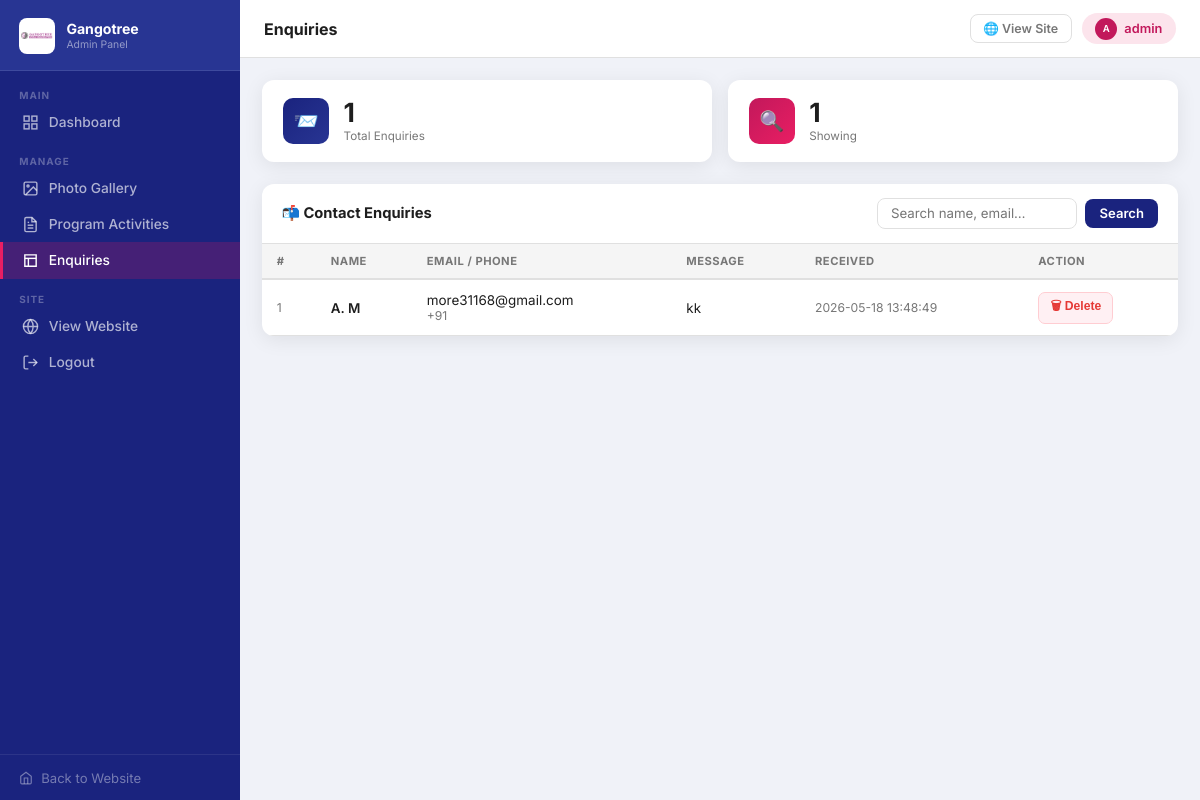
The app's page /admin/enquiries (signed in) with its own data.
### tables this page shows
CREATE TABLE contacts (
            id         INTEGER PRIMARY KEY AUTOINCREMENT,
            name       TEXT,
            email      TEXT,
            phone      TEXT,
            message    TEXT,
            created_at TEXT DEFAULT (datetime('now','localtime'))
        );

### app.py (the view)
@app.route("/admin/enquiries")
@login_required
def admin_enquiries():
    search = (request.args.get("search") or "").strip()
    db     = get_db()
    if search:
        contacts = db.execute(
            "SELECT * FROM contacts WHERE name LIKE ? OR email LIKE ? OR message LIKE ? ORDER BY id DESC",
            (f"%{search}%", f"%{search}%", f"%{search}%")
        ).fetchall()
    else:
        contacts = db.execute("SELECT * FROM contacts ORDER BY id DESC").fetchall()
    total = db.execute("SELECT COUNT(*) FROM contacts").fetchone()[0]
    return render_template("enquiries.html", contacts=contacts,
                           total=total, search=search, active="enquiries")

### app.py (called while the page is built)
def get_db():
    db = getattr(g, "_db", None)
    if db is None:
        db = g._db = sqlite3.connect(DB_PATH)
        db.row_factory = sqlite3.Row
    return db

def login_required(f):
    @wraps(f)
    def decorated(*args, **kwargs):
        if not session.get("logged_in"):
            return redirect("/login")
        return f(*args, **kwargs)
    return decorated

### templates/enquiries.html (shortened to what this page needs)
{% extends "_admin_base.html" %}
{% block page_title %}Enquiries{% endblock %}
{% block content %}
<div class="stats">
  <div class="stat">
    <div class="stat-icon si-navy">📨</div>
    <div><div class="stat-num">{{ total }}</div><div class="stat-label">Total Enquiries</div></div>
  </div>
  <div class="stat">
    <div class="stat-icon si-pink">🔍</div>
    <div><div class="stat-num">{{ contacts|length }}</div>
      <div class="stat-label">{% if search %}Search Results{% else %}Showing{% endif %}</div></div>
  </div>
</div>
<div class="card">
  <div class="card-head">
    <h2>📬 Contact Enquiries</h2>
    <form class="search-row" method="GET" action="/admin/enquiries">
      <input type="text" name="search" placeholder="Search name, email…" value="{{ search }}">
      <button type="submit" class="btn-navy" style="padding:.42rem .9rem;font-size:.82rem;">Search</button>
    </form>
  </div>
  <div class="tbl-wrap">
    {% if contacts %}
    <table>
      <thead>
        <tr><th>#</th><th>Name</th><th>Email / Phone</th><th>Message</th><th>Received</th><th>Action</th></tr>
      </thead>
      <tbody>
        {% for r in contacts %}
        <tr>
          <td class="td-muted">{{ r['id'] }}</td>
          <td class="td-bold">{{ r['name'] }}</td>
          <td>
            <div>{{ r['email'] }}</div>
            <div class="td-muted">{{ r['phone'] or '—' }}</div>
          </td>
          <td style="max-width:240px;white-space:nowrap;overflow:hidden;text-overflow:ellipsis;" title="{{ r['message'] }}">{{ r['message'] }}</td>
          <td class="td-muted" style="white-space:nowrap;">{{ r['created_at'] or '—' }}</td>
          <td>
            <button class="btn-del"
              onclick="askDelete('/admin/enquiries/delete/{{ r['id'] }}', '{{ r['name']|replace("'","\\'")|e }}')">
              🗑 Delete
            </button>
          </td>
        </tr>
        {% endfor %}
      </tbody>
    </table>
    {% else %}
    <div class="empty">
      <div class="icon">📭</div>
      <p>{% if search %}No results for "<strong>{{ search }}</strong>"{% else %}No enquiries yet.{% endif %}</p>
    </div>
    {% endif %}
  </div>
</div>
{% endblock %}

### templates/_admin_base.html (style rules this page uses)
*, *::before, *::after { box-sizing: border-box; margin: 0; padding: 0; }
:root { --navy: #1a237e; --navy2: #283593; --pink: #c2185b; --pink2: #e91e63; --pinkbg: #fce4ec; --bg: #f0f2f8; --white: #ffffff; --border: #e0e0e0; --text: #1e1e1e; --muted: #777; --radius: 12px; --shadow: 0 4px 20px rgba(0,0,0,0.08); --sb: 240px; }
body { font-family: 'Inter', sans-serif; background: var(--bg); color: var(--text); min-height: 100vh; }
.card { background: var(--white); border-radius: var(--radius); box-shadow: var(--shadow); overflow: hidden; margin-bottom: 1.4rem; }
.card-head { padding: .85rem 1.2rem; border-bottom: 1px solid var(--border); display: flex; align-items: center; justify-content: space-between; flex-wrap: wrap; gap: .6rem; }
.card-head h2 { font-size: .92rem; font-weight: 700; }
.stats { display: grid; grid-template-columns: repeat(auto-fit, minmax(160px, 1fr)); gap: 1rem; margin-bottom: 1.4rem; }
.stat { background: var(--white); border-radius: var(--radius); box-shadow: var(--shadow); padding: 1.1rem 1.3rem; display: flex; align-items: center; gap: .9rem; }
.stat-icon { width: 46px; height: 46px; border-radius: 10px; display: flex; align-items: center; justify-content: center; font-size: 1.25rem; flex-shrink: 0; }
.si-navy { background: linear-gradient(135deg, var(--navy), var(--navy2)); color:#fff; }
.si-pink { background: linear-gradient(135deg, var(--pink), var(--pink2)); color:#fff; }
.stat-num { font-size: 1.65rem; font-weight: 700; line-height: 1; }
.stat-label { font-size: .73rem; color: var(--muted); margin-top: .18rem; }
.tbl-wrap { overflow-x: auto; }
table { width: 100%; border-collapse: collapse; }
thead th { background: #f5f5f5; border-bottom: 2px solid var(--border); padding: .65rem .9rem; text-align: left; font-size: .7rem; font-weight: 700; text-transform: uppercase; letter-spacing: .5px; color: var(--muted); white-space: nowrap; }
tbody tr { border-bottom: 1px solid var(--border); transition: background .12s; }
tbody td { padding: .7rem .9rem; font-size: .84rem; vertical-align: middle; }
.td-muted { color: var(--muted); font-size: .76rem; }
.td-bold { font-weight: 600; }
.btn-navy { display: inline-flex; align-items: center; gap: .35rem; padding: .5rem 1.1rem; background: var(--navy); color: #fff; border: none; border-radius: 8px; font-family: inherit; font-size: .84rem; font-weight: 600; cursor: pointer; transition: opacity .2s; }
.btn-del { display: inline-flex; align-items: center; gap: .3rem; padding: .3rem .7rem; background: #fff0f3; color: #e53935; border: 1.5px solid #ffcdd2; border-radius: 7px; font-size: .76rem; font-weight: 600; cursor: pointer; transition: all .15s; white-space: nowrap; }
.search-row { display: flex; gap: .5rem; align-items: center; }
.search-row input { padding: .42rem .8rem; border: 1.5px solid var(--border); border-radius: 8px; font-family: inherit; font-size: .83rem; width: 200px; outline: none; transition: border-color .2s; }

### records on screen
contacts: id "1", name "A. M", email "more31168@gmail.com", phone "+91", message "kk", created_at "2026-05-18 13:48:49"

### other values on screen
{{ session.get('username', 'Admin') }} "admin"
{{ total }} "1"
{{ contacts|length }} "1"
